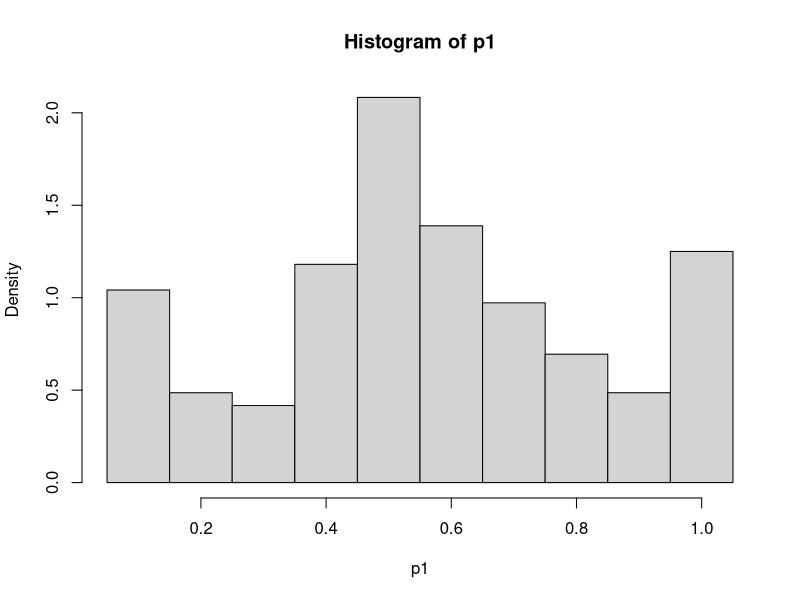
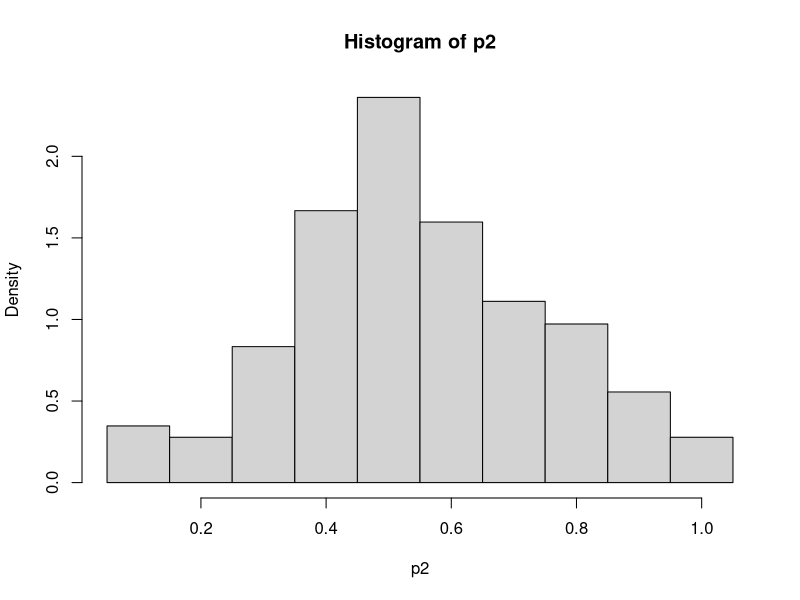
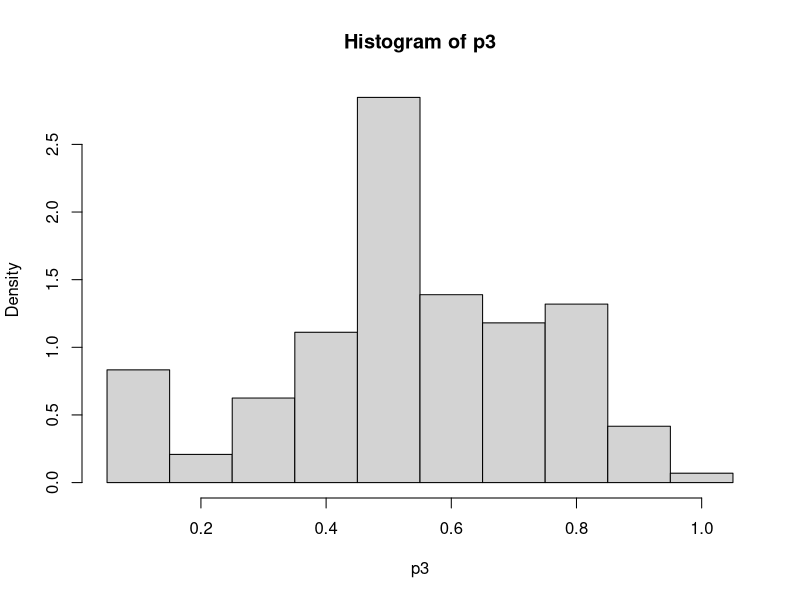
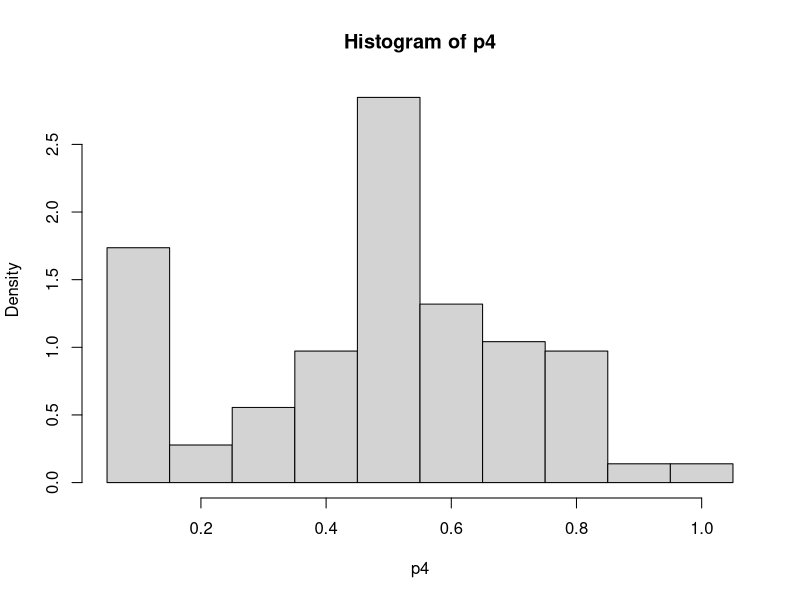
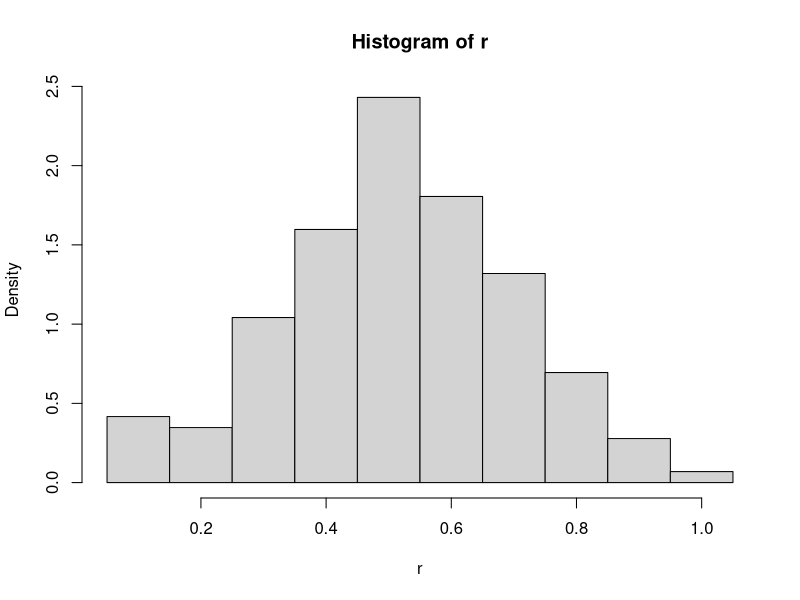

The R script that drew these images, in order: (Note: this script raises an error after producing the figures.)

# First let's analyze lottery panels
panels <- read.table("panels.csv", header=TRUE)
summary (panels)

attach (panels)

# mean selections in each panel across treatments
aggregate (p1, list(Treatment=treat), mean)
kruskal.test(p1, treat)

aggregate (p2, list(Treatment=treat), mean)
kruskal.test(p2, treat)

aggregate (p3, list(Treatment=treat), mean)
kruskal.test(p3, treat)

aggregate (p4, list(Treatment=treat), mean)
kruskal.test(p4, treat)


# Histograms
hist(p1, -0.05 + (1:11)/10.0, freq=FALSE)

hist(p2, -0.05 + (1:11)/10.0, freq=FALSE)

hist(p3, -0.05 + (1:11)/10.0, freq=FALSE)

hist(p4, -0.05 + (1:11)/10.0, freq=FALSE)


# Average selection
r <- (p1 + p2 + p3 + p4) / 4
aggregate (r, list(Treatment=treat), mean)
aggregate (r, list(Treatment=treat), sd)
kruskal.test(r, treat)
fligner.test(r, treat)

hist(r, -0.05 + (1:11)/10.0, freq=FALSE)

# Mon
mon12 <- p2 <= p1
mon23 <- p3 <= p2
mon34 <- p4 <= p3

mon <- as.factor (mon12)

table (treat, mon)

aggregate (r, list(Mon=mon, Treatment=treat), mean)
aggregate (r, list(Mon=mon, Treatment=treat), sd)

wilcox.test (r ~ mon)
wilcox.test (r ~ mon, subset=treat=="t1")
wilcox.test (r ~ mon, subset=treat=="t2")
wilcox.test (r ~ mon, subset=treat=="t3")
wilcox.test (r ~ mon, subset=treat=="t4")
wilcox.test (r ~ mon, subset=treat=="t5")
wilcox.test (r ~ mon, subset=treat=="t6")
wilcox.test (r ~ mon, subset=treat=="t7")
wilcox.test (r ~ mon, subset=treat=="t8")


fligner.test (r ~ mon)
fligner.test (r ~ mon, subset=treat=="t1")
fligner.test (r ~ mon, subset=treat=="t2")
fligner.test (r ~ mon, subset=treat=="t3")
fligner.test (r ~ mon, subset=treat=="t4")
fligner.test (r ~ mon, subset=treat=="t5")
fligner.test (r ~ mon, subset=treat=="t6")
fligner.test (r ~ mon, subset=treat=="t7")
fligner.test (r ~ mon, subset=treat=="t8")

detach(panels)

rm (panels, mon12, mon23, mon34, mon, r)

# Tests on means
search.full <- read.table("search.csv", header=TRUE)

# Skip first 20 periods
search <- subset (search.full, search.full$period > 20 & 
                  (search.full$indexed == 1 | search.full$bias == "u"))

pmean = aggregate (search$price,
  list (market = search$market, period = search$period,
        treat = search$treat), mean)

search <- subset (search.full, search.full$period > 20 & 
                  search.full$indexed == 1)

pmin = aggregate (search$price,
  list (market = search$market, period = search$period,
        treat=search$treat), min)


markets = data.frame (treat = pmean$treat, period = pmean$period,
  market = pmean$market, eps = pmean$x, mu = pmin$x)

attach (markets)
aggregate (eps, list(Treatment=treat), mean)
aggregate (eps, list(Treatment=treat), sd)
aggregate (mu, list(Treatment=treat), mean)
aggregate (mu, list(Treatment=treat), sd)

t1 <- treat == "t1"
t2 <- treat == "t2"
t3 <- treat == "t3"
t4 <- treat == "t4"
t5 <- treat == "t5"
t6 <- treat == "t6"
t7 <- treat == "t7"
t8 <- treat == "t8"

wilcox.test (eps[t1], eps[t4], alternative = "l")

wilcox.test (eps[t5], eps[t4], alternative = "l")
wilcox.test (eps[t7], eps[t4], alternative = "l")
wilcox.test (eps[t7], eps[t5], alternative = "l")
wilcox.test (eps[t2], eps[t1], alternative = "l")

t.test (eps[t1], eps[t4], alternative = "l", var.equal = TRUE)

t.test (eps[t5], eps[t4], alternative = "l", var.equal = TRUE)
t.test (eps[t7], eps[t4], alternative = "l", var.equal = TRUE)
t.test (eps[t7], eps[t5], alternative = "l", var.equal = TRUE)
t.test (eps[t2], eps[t1], alternative = "l", var.equal = TRUE)

t.test (eps[t2], eps[t7], alternative = "t", var.equal = TRUE)

t.test (eps[t6], eps[t4], alternative = "l", var.equal = TRUE)
t.test (eps[t8], eps[t4], alternative = "l", var.equal = TRUE)
t.test (eps[t8], eps[t6], alternative = "l", var.equal = TRUE)
t.test (eps[t3], eps[t1], alternative = "l", var.equal = TRUE)

t.test (eps[t8], eps[t3], alternative = "l", var.equal = TRUE)

t.test (eps[t6], eps[t5], alternative = "l", var.equal = TRUE)
t.test (eps[t8], eps[t7], alternative = "l", var.equal = TRUE)
t.test (eps[t3], eps[t2], alternative = "l", var.equal = TRUE)


t.test (mu[t4], mu[t1], alternative = "l", var.equal = TRUE)

t.test (mu[t4], mu[t5], alternative = "l", var.equal = TRUE)
t.test (mu[t4], mu[t7], alternative = "l", var.equal = TRUE)
t.test (mu[t5], mu[t7], alternative = "l", var.equal = TRUE)
t.test (mu[t1], mu[t2], alternative = "l", var.equal = TRUE)

t.test (mu[t2], mu[t7], alternative = "t", var.equal = TRUE)

t.test (mu[t6], mu[t4], alternative = "l", var.equal = TRUE)
t.test (mu[t8], mu[t4], alternative = "l", var.equal = TRUE)
t.test (mu[t8], mu[t6], alternative = "l", var.equal = TRUE)
t.test (mu[t3], mu[t1], alternative = "l", var.equal = TRUE)

t.test (mu[t8], mu[t3], alternative = "l", var.equal = TRUE)

t.test (mu[t6], mu[t5], alternative = "l", var.equal = TRUE)
t.test (mu[t8], mu[t7], alternative = "l", var.equal = TRUE)
t.test (mu[t3], mu[t2], alternative = "l", var.equal = TRUE)

detach (markets)


search <- subset (search.full, search.full$period > 20 & 
                  (search.full$indexed == 1 | search.full$bias == "u"))
attach (search)

t1 <- treat == "t1"
t2 <- treat == "t2"
t3 <- treat == "t3"
t4 <- treat == "t4"
t5 <- treat == "t5"
t6 <- treat == "t6"
t7 <- treat == "t7"
t8 <- treat == "t8"

plot.density (price[t1 & subject==1])
detach (search)

search <- subset (search.full, search.full$period > 15 & 
                  (search.full$indexed == 1 | search.full$bias == "u"))
aggregate (search$price, list(Treatment=search$treat), min)
